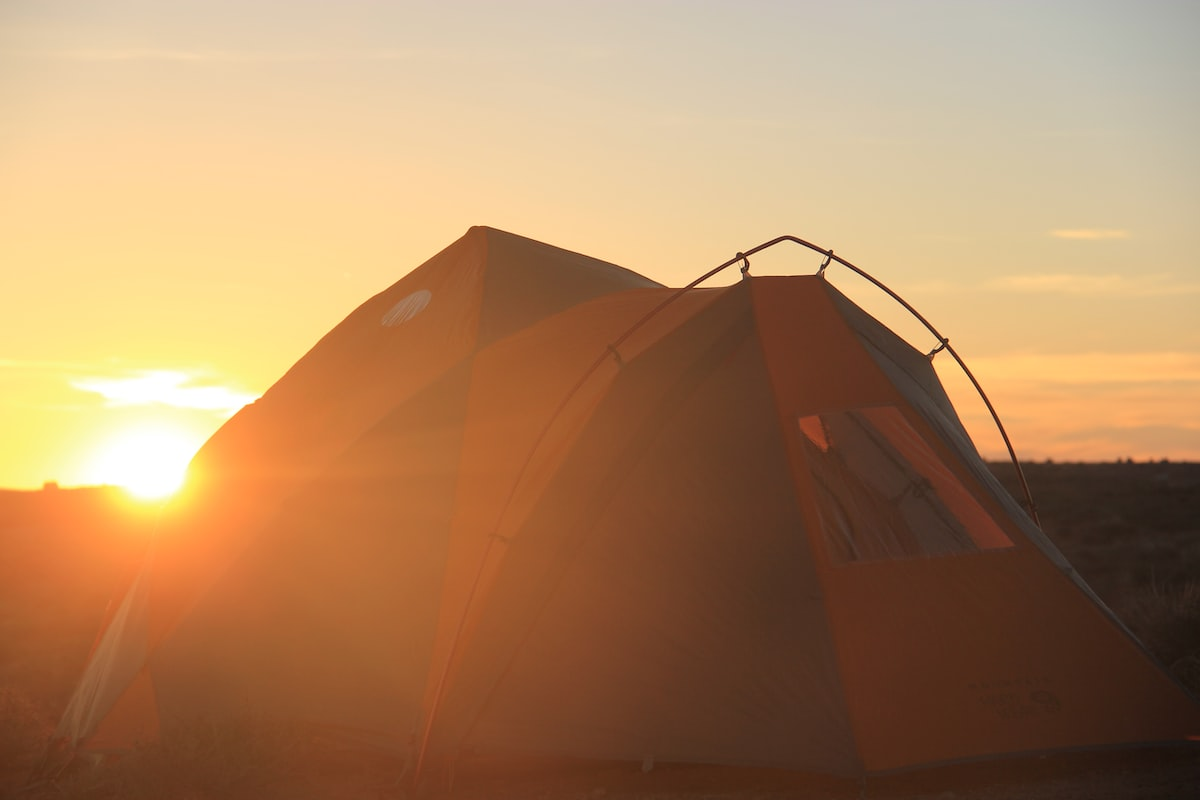
#> input picture Dataset/5.jpg, 1200 x 800 px, found by its file name
$ jupyter execute Edums_final_final.ipynb   (older library calls are emulated)
#> lines starting #> are read from the running program, lines starting #| are printed output that depends on the picture; long printed decimals are rounded
[cell 1]
import cv2
import numpy as np
from scipy import ndimage
from scipy.ndimage import gaussian_filter
from skimage.metrics import structural_similarity as ssim

[cell 2]
#phương pháp bicubic"
nameImg = "5"
img = cv2.imread(f"{nameImg}.jpg")
#> img is the input picture: shape (800, 1200, 3); mean B, G, R 95.6, 133.4, 173.4

# resize bằng bicubic
bicubic = cv2.resize(img, None, fx=2, fy=2, interpolation=cv2.INTER_CUBIC)

img1 = bicubic
cv2.imwrite(f"{nameImg}_bicubic.jpg", img1)
#> Out = True

[cell 3]
# EIAAF
gray = cv2.cvtColor(img1, cv2.COLOR_BGR2GRAY)

# tính gradient
gx = cv2.Sobel(gray, cv2.CV_32F, 1, 0)
gy = cv2.Sobel(gray, cv2.CV_32F, 0, 1)

mag = cv2.magnitude(gx, gy)
dir = cv2.phase(gx, gy)
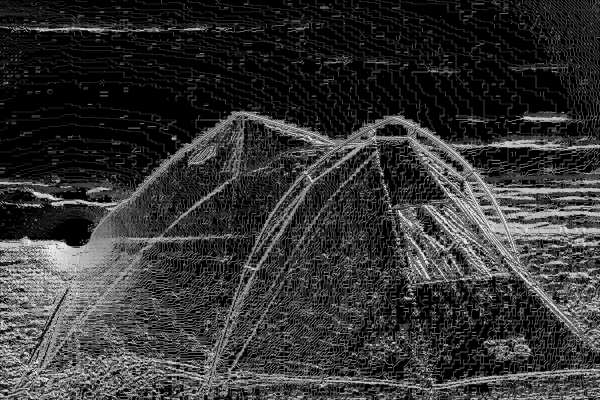
#> dir: shape (1600, 2400) float32 (shown at 1/4 size); min 0, max 6.28, mean 1.29; drawn with min black and max white

# mờ theo hướng cạnh
blur1 = cv2.GaussianBlur(img1, (5, 5), 0.5)
mask = cv2.normalize(mag, None, 0, 1, cv2.NORM_MINMAX)

# trộn
mask = np.stack([mask] * 3, axis=-1)
#> mask: shape (1600, 2400, 3) float32
jaggy_suppressed = img1*(1-mask) + blur1*mask
jaggy_suppressed = jaggy_suppressed.astype(np.uint8)
img2 = jaggy_suppressed
cv2.imwrite(f"{nameImg}_EIAAF.jpg", img2)
#> Out = True

[cell 4]
# EDUMS
def tinh_gradient(anh):
    sobel_x = np.array([[-1, 0, 1],
                        [-2, 0, 2],
                        [-1, 0, 1]])
    sobel_y = np.array([[-1, -2, -1],
                        [ 0,  0,  0],
                        [ 1,  2,  1]])
    gx = ndimage.convolve(anh, sobel_x, mode='reflect')
    gy = ndimage.convolve(anh, sobel_y, mode='reflect')
    do_lon = np.sqrt(gx**2 + gy**2)
    huong = np.arctan2(gy, gx)
    return do_lon, huong, gx, gy

def rgb_to_ycbcr_fullrange(rgb):
    # rgb: float in 0..255
    R = rgb[...,0]; G = rgb[...,1]; B = rgb[...,2]
    Y  =  0.29900 * R + 0.58700 * G + 0.11400 * B
    Cb = 128.0 + (-0.168736 * R - 0.331264 * G + 0.5 * B)
    Cr = 128.0 + (0.5 * R - 0.418688 * G - 0.081312 * B)
    return Y, Cb, Cr

def ycbcr_to_rgb_fullrange(Y, Cb, Cr):
    cb = Cb - 128.0
    cr = Cr - 128.0
    R = Y + 1.40200 * cr
    G = Y - 0.344136 * cb - 0.714136 * cr
    B = Y + 1.77200 * cb
    return np.stack([R, G, B], axis=-1)

def edums_nhanh_ycbcr(anh, alpha=1.5, sigma=2.0, bgr=False, verbose=False):
    """
    Sharpen chỉ trên kênh Y (YCbCr full-range), giữ Cb/Cr nguyên vẹn.
    Trả về ảnh cùng dtype/scale như input. Nếu bgr=True thì input/output là BGR (cv2).
    Nếu verbose=True: in thông tin debug.
    """
    orig_dtype = anh.dtype
    arr = anh.astype(np.float64)

    # detect float 0..1 scaling
    scaled_from_0_1 = False
    if np.issubdtype(orig_dtype, np.floating) and arr.max() <= 1.0 + 1e-12:
        arr = arr * 255.0
        scaled_from_0_1 = True

    has_alpha = (arr.ndim == 3 and arr.shape[2] == 4)
    alpha_chan = None
    if has_alpha:
        alpha_chan = arr[...,3].copy()
        arr = arr[...,:3]

    if verbose:
        print("DEBUG: arr.shape", arr.shape, "dtype", orig_dtype, "scaled_from_0_1", scaled_from_0_1)

    # If grayscale input (HxW)
    if arr.ndim == 2:
        Y = arr
        do_lon, huong, gx, gy = tinh_gradient(Y)
        max_m = np.max(do_lon)
        do_lon_norm = do_lon / (max_m + 1e-10)
        w = np.clip(do_lon_norm, 0.0, 1.0)
        Y_blur = gaussian_filter(Y, sigma=sigma)
        mask = Y - Y_blur
        Y_sharp = np.clip(Y + alpha * mask * w, 0.0, 255.0)
        out = Y_sharp
    else:
        rgb = arr.copy()
        if bgr:
            rgb = rgb[..., ::-1]  # BGR -> RGB for processing

        # Convert to YCbCr (works with 0..255 float)
        Y, Cb, Cr = rgb_to_ycbcr_fullrange(rgb)

        # compute edge weight on Y
        do_lon, huong, gx, gy = tinh_gradient(Y)
        max_m = np.max(do_lon)
        do_lon_norm = do_lon / (max_m + 1e-10)
        w = np.clip(do_lon_norm, 0.0, 1.0)

        Y_blur = gaussian_filter(Y, sigma=sigma)
        mask = Y - Y_blur
        Y_sharp = np.clip(Y + alpha * mask * w, 0.0, 255.0)

        # Reconstruct RGB from sharpened Y and original Cb/Cr
        out_rgb = ycbcr_to_rgb_fullrange(Y_sharp, Cb, Cr)
        # Clip and ensure shape HxWx3
        out_rgb = np.clip(out_rgb, 0.0, 255.0)

        if bgr:
            out_rgb = out_rgb[..., ::-1]

        out = out_rgb

    # reattach alpha channel if present
    if has_alpha:
        alpha_chan_clipped = np.clip(alpha_chan, 0.0, 255.0)
        out = np.concatenate([out, alpha_chan_clipped[..., np.newaxis]], axis=2)

    # cast back to original dtype/scale
    if scaled_from_0_1:
        out = out / 255.0
        out = out.astype(orig_dtype)
    else:
        if np.issubdtype(orig_dtype, np.integer):
            out = np.clip(out, 0, 255).round().astype(orig_dtype)
        else:
            out = out.astype(orig_dtype)

    if verbose:
        print("DEBUG: out.shape", out.shape, "out.dtype", out.dtype,
              "min/max:", out.min(), out.max())
        if out.ndim == 3:
            print("DEBUG: channel means:", [out[...,c].mean() for c in range(out.shape[2])])

    return out

[cell 5]
# in ra ảnh sau khi dùng EDUMS
img3 = edums_nhanh_ycbcr(img2, alpha=1.5, sigma=1.5, bgr=True, verbose=True)
#| DEBUG: arr.shape (1600, 2400, 3) dtype uint8 scaled_from_0_1 False
#> in tinh_gradient, `huong = np.arctan2(gy, gx)`:
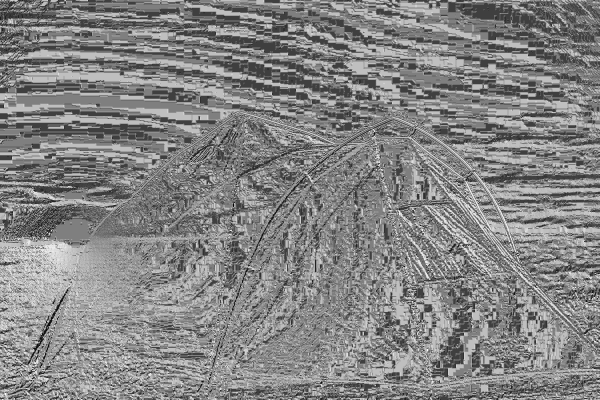
#> huong: shape (1600, 2400) float64 (shown at 1/4 size); min -3.14, max 3.14, mean 0.131; drawn with min black and max white
#> in edums_nhanh_ycbcr, `max_m = np.max(do_lon)`: max_m = 610.4
#> in ycbcr_to_rgb_fullrange, `B = Y + 1.77200 * cb`:
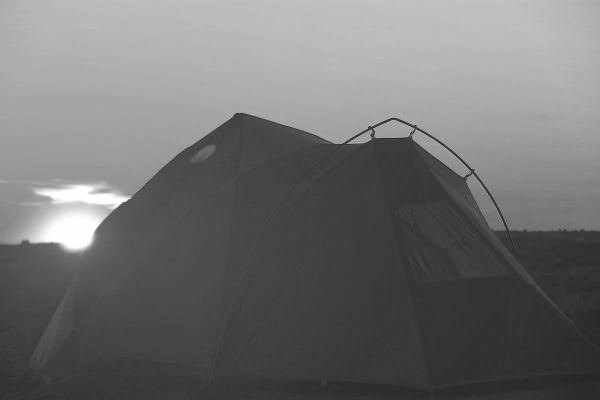
#> B: shape (1600, 2400) float64 (shown at 1/4 size); min -31.56, max 255, mean 95.5; drawn with min black and max white
#> in edums_nhanh_ycbcr, `out_rgb = np.clip(out_rgb, 0.0, 255.0)`:
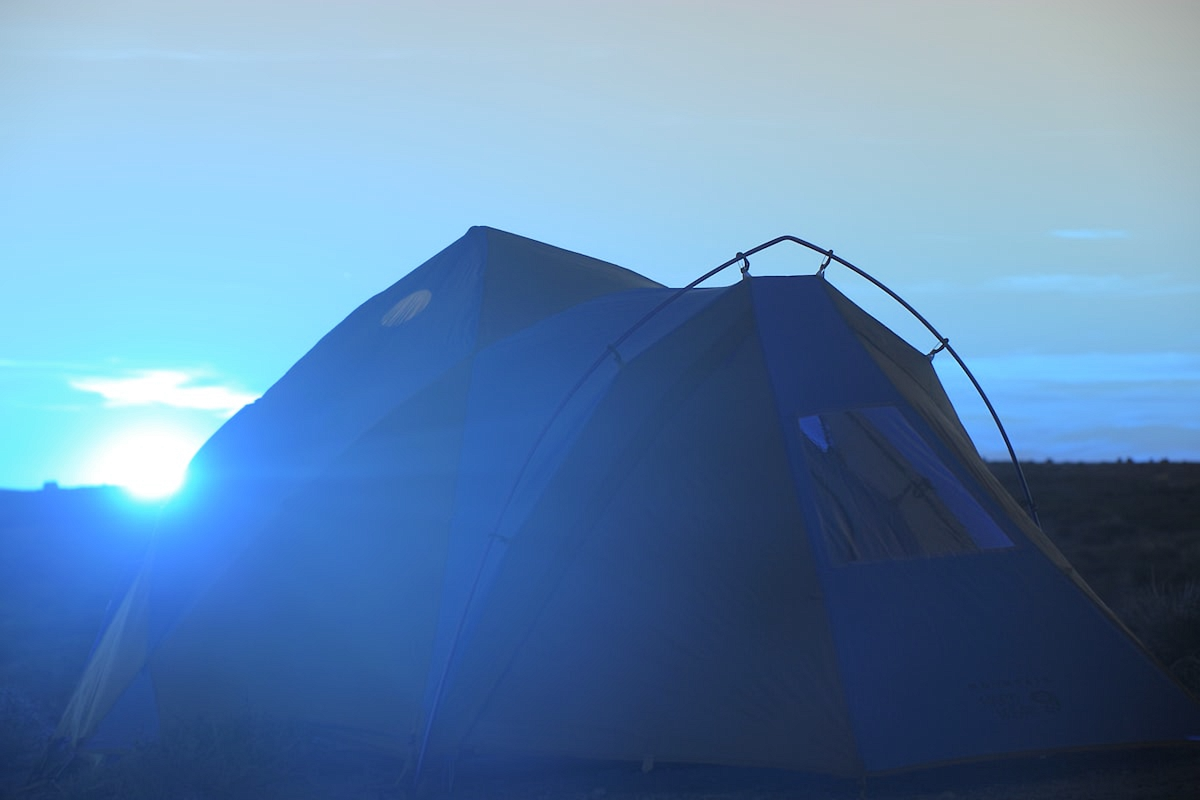
#> out_rgb: shape (1600, 2400, 3) float64 (shown at 1/2 size); mean of channels 0, 1, 2 173.3, 133.3, 95.5; drawn as B, G, R
#| DEBUG: out.shape (1600, 2400, 3) out.dtype uint8 min/max: 0 255
#| DEBUG: channel means: [95.528, 133.349, 173.344]
cv2.imwrite(f'{nameImg}_edums.png', img3)
#> Out = True

[cell 6]
#Khử rung EICL
def phat_hien_canh_sobel(anh_kenh, scale=1.0):
    """
    Phát hiện cạnh bằng Sobel trên một kênh
    """
    sobel_x = np.array([[-1, 0, 1], [-2, 0, 2], [-1, 0, 1]]) * scale
    sobel_y = np.array([[-1, -2, -1], [0, 0, 0], [1, 2, 1]]) * scale

    gx = ndimage.convolve(anh_kenh, sobel_x, mode='reflect')
    gy = ndimage.convolve(anh_kenh, sobel_y, mode='reflect')

    edge_magnitude = np.sqrt(gx**2 + gy**2)
    edge_magnitude = edge_magnitude / (edge_magnitude.max() + 1e-10)

    return edge_magnitude


def tao_ban_do_trong_so(edge_map, nguong=0.1, sigma_expand=2.0):
    """
    Tạo bản đồ trọng số từ edge map
    Vùng gần cạnh có trọng số cao hơn (cần loại bỏ ringing nhiều hơn)
    """
    # Tạo binary edge map
    binary_edges = (edge_map > nguong).astype(float)

    # Mở rộng vùng cạnh bằng Gaussian
    weight_map = gaussian_filter(binary_edges, sigma=sigma_expand)
    weight_map = np.clip(weight_map, 0.0, 1.0)

    return weight_map


def eicl_mot_kenh(kenh, nguong_canh=0.08, sigma_smooth=1.2, alpha=0.5):
    """
    Áp dụng EICL lên một kênh ảnh (Y, hoặc R, G, B)

    Args:
        kenh: Kênh ảnh (0-255)
        nguong_canh: Ngưỡng phát hiện cạnh
        sigma_smooth: Độ mạnh làm mượt
        alpha: Cường độ loại bỏ ringing (0-1)

    Returns:
        Kênh đã xử lý
    """
    # Phát hiện cạnh
    edge_map = phat_hien_canh_sobel(kenh)

    # Tạo bản đồ trọng số
    weight_map = tao_ban_do_trong_so(edge_map, nguong=nguong_canh, sigma_expand=sigma_smooth * 1.5)

    # Làm mượt kênh
    kenh_muot = gaussian_filter(kenh, sigma=sigma_smooth)

    # Trộn: vùng có ringing (gần cạnh) sẽ được làm mượt nhiều hơn
    kenh_eicl = kenh * (1.0 - alpha * weight_map) + kenh_muot * (alpha * weight_map)

    return kenh_eicl, edge_map, weight_map


def eicl_sau_edums(anh_edums, nguong_canh=0.08, sigma_smooth=1.2, alpha=0.5,
                   bgr=False, verbose=False):
    """
    Áp dụng EICL để loại bỏ ringing artifacts sau khi sharpen bằng EDUMS.
    Xử lý trên không gian YCbCr, chỉ làm mượt kênh Y để giữ màu sắc.

    Args:
        anh_edums: Ảnh output từ EDUMS
        nguong_canh: Ngưỡng phát hiện cạnh (0.05-0.15 tốt)
        sigma_smooth: Độ mạnh làm mượt (1.0-2.0 tốt)
        alpha: Cường độ loại bỏ ringing (0.3-0.7 tốt)
        bgr: True nếu input là BGR (OpenCV)
        verbose: In thông tin debug

    Returns:
        Ảnh đã loại bỏ ringing, cùng dtype/scale với input
    """
    orig_dtype = anh_edums.dtype
    arr = anh_edums.astype(np.float64)

    # Kiểm tra scale 0-1
    scaled_from_0_1 = False
    if np.issubdtype(orig_dtype, np.floating) and arr.max() <= 1.0 + 1e-12:
        arr = arr * 255.0
        scaled_from_0_1 = True

    # Xử lý alpha channel
    has_alpha = (arr.ndim == 3 and arr.shape[2] == 4)
    alpha_chan = None
    if has_alpha:
        alpha_chan = arr[..., 3].copy()
        arr = arr[..., :3]

    if verbose:
        print(f"EICL: shape={arr.shape}, dtype={orig_dtype}, scaled_0_1={scaled_from_0_1}")

    # Xử lý ảnh xám
    if arr.ndim == 2:
        Y_eicl, edge_map, weight_map = eicl_mot_kenh(arr, nguong_canh, sigma_smooth, alpha)
        out = np.clip(Y_eicl, 0.0, 255.0)

    # Xử lý ảnh màu
    else:
        rgb = arr.copy()
        if bgr:
            rgb = rgb[..., ::-1]  # BGR -> RGB

        # Chuyển sang YCbCr
        Y, Cb, Cr = rgb_to_ycbcr_fullrange(rgb)

        # Chỉ áp dụng EICL lên kênh Y (giữ nguyên Cb, Cr)
        Y_eicl, edge_map, weight_map = eicl_mot_kenh(Y, nguong_canh, sigma_smooth, alpha)
        Y_eicl = np.clip(Y_eicl, 0.0, 255.0)

        # Chuyển ngược về RGB
        out_rgb = ycbcr_to_rgb_fullrange(Y_eicl, Cb, Cr)
        out_rgb = np.clip(out_rgb, 0.0, 255.0)

        if bgr:
            out_rgb = out_rgb[..., ::-1]  # RGB -> BGR

        out = out_rgb

    # Gắn lại alpha channel
    if has_alpha:
        out = np.concatenate([out, alpha_chan[..., np.newaxis]], axis=2)

    # Chuyển về dtype/scale gốc
    if scaled_from_0_1:
        out = out / 255.0
        out = out.astype(orig_dtype)
    else:
        if np.issubdtype(orig_dtype, np.integer):
            out = np.clip(out, 0, 255).round().astype(orig_dtype)
        else:
            out = out.astype(orig_dtype)

    if verbose:
        print(f"EICL output: shape={out.shape}, dtype={out.dtype}, range=[{out.min():.2f}, {out.max():.2f}]")

    return out

[cell 7]
img4 = eicl_sau_edums(img3, nguong_canh=0.08, sigma_smooth=1.2, alpha=0.5, bgr=True, verbose=True)
#| EICL: shape=(1600, 2400, 3), dtype=uint8, scaled_0_1=False
#| EICL output: shape=(1600, 2400, 3), dtype=uint8, range=[4.00, 255.00]
cv2.imwrite(f'{nameImg}_eicl.png', img4)
#> Out = True

[cell 8]
# [21 lines of commented-out code are left out]

[cell 9]
#Đánh giá thông số (sử dụng cho 2 ảnh khác kích thước)
def compare_images(img1_path, img2_path):
    """So sánh các thông số của 2 ảnh có kích thước khác nhau"""

    # Đọc ảnh
    img1 = img1_path
    img2 = img2_path

    # 1. So sánh kích thước gốc
    print("=== THÔNG SỐ CƠ BẢN ===")
    print(f"Ảnh 1(Ảnh gốc): {img1.shape} (HxWxC)")
    print(f"Ảnh 2(Ảnh sau các bước xử lý): {img2.shape} (HxWxC)")
    print(f"Tỷ lệ kích thước: {img1.shape[0]/img2.shape[0]:.2f}x{img1.shape[1]/img2.shape[1]:.2f}")

    # 2. So sánh số lượng pixel
    pixels1 = img1.shape[0] * img1.shape[1]
    pixels2 = img2.shape[0] * img2.shape[1]
    print(f"\nSố pixel - Ảnh 1: {pixels1:,} | Ảnh 2: {pixels2:,}")

    # 3. So sánh giá trị trung bình màu sắc
    print("\n=== THÔNG SỐ MÀU SẮC ===")
    mean1 = np.mean(img1, axis=(0,1))
    mean2 = np.mean(img2, axis=(0,1))
    print(f"Giá trị TB (BGR) - Ảnh 1: {mean1}")
    print(f"Giá trị TB (BGR) - Ảnh 2: {mean2}")

    # 4. So sánh độ sáng
    brightness1 = np.mean(cv2.cvtColor(img1, cv2.COLOR_BGR2GRAY))
    brightness2 = np.mean(cv2.cvtColor(img2, cv2.COLOR_BGR2GRAY))
    print(f"Độ sáng TB - Ảnh 1: {brightness1:.2f} | Ảnh 2: {brightness2:.2f}")

    # 5. So sánh độ tương phản
    std1 = np.std(cv2.cvtColor(img1, cv2.COLOR_BGR2GRAY))
    std2 = np.std(cv2.cvtColor(img2, cv2.COLOR_BGR2GRAY))
    print(f"Độ tương phản - Ảnh 1: {std1:.2f} | Ảnh 2: {std2:.2f}")

    # 6. So sánh histogram
    print("\n=== SO SÁNH HISTOGRAM ===")
    hist1 = cv2.calcHist([img1], [0,1,2], None, [8,8,8], [0,256,0,256,0,256])
    hist2 = cv2.calcHist([img2], [0,1,2], None, [8,8,8], [0,256,0,256,0,256])
    hist1 = cv2.normalize(hist1, hist1).flatten()
    hist2 = cv2.normalize(hist2, hist2).flatten()
    hist_correlation = cv2.compareHist(hist1, hist2, cv2.HISTCMP_CORREL)
    print(f"Tương quan histogram: {hist_correlation:.4f} (1=giống nhất)")

    # 7. So sánh SSIM (cần resize về cùng kích thước)
    print("\n=== SO SÁNH NỘI DUNG (SSIM) ===")
    # Resize về kích thước nhỏ hơn để so sánh
    h = min(img1.shape[0], img2.shape[0])
    w = min(img1.shape[1], img2.shape[1])
    img1_resized = cv2.resize(img1, (w, h))
    img2_resized = cv2.resize(img2, (w, h))

    # Chuyển sang grayscale
    gray1 = cv2.cvtColor(img1_resized, cv2.COLOR_BGR2GRAY)
    gray2 = cv2.cvtColor(img2_resized, cv2.COLOR_BGR2GRAY)

    ssim_score = ssim(gray1, gray2)
    print(f"SSIM Score: {ssim_score:.4f} (1 = giống hệt)")

    # 8. So sánh MSE (Mean Squared Error)
    mse = np.mean((img1_resized.astype(float) - img2_resized.astype(float)) ** 2)
    print(f"MSE: {mse:.2f} (0 = giống hệt)")

    # 9. Tính PSNR
    if mse > 0:
        psnr = 20 * np.log10(255.0 / np.sqrt(mse))
        print(f"PSNR: {psnr:.2f} dB (>40 = rất giống)")

[cell 10]
# Gọi hàm so sánh thông số
compare_images(img, img4)
#| Ảnh 1(Ảnh gốc): (800, 1200, 3) (HxWxC)
#| Ảnh 2(Ảnh sau các bước xử lý): (1600, 2400, 3) (HxWxC)
#| Tỷ lệ kích thước: 0.50x0.50
#| Số pixel - Ảnh 1: 960,000 | Ảnh 2: 3,840,000
#> in compare_images, `mean1 = np.mean(img1, axis=(0,1))`: mean1 = [95.56, 133.4, 173.4]
#> in compare_images, `mean2 = np.mean(img2, axis=(0,1))`: mean2 = [95.53, 133.4, 173.3]
#| Giá trị TB (BGR) - Ảnh 1: [ 95.559 133.383 173.389]
#| Giá trị TB (BGR) - Ảnh 2: [ 95.530 133.351 173.347]
#> in compare_images, `brightness1 = np.mean(cv2.cvtColor(img1, cv2.COLOR_BGR2GRAY))`: brightness1 = 141
#| Độ sáng TB - Ảnh 1: 141.05 | Ảnh 2: 141.01
#> in compare_images, `std1 = np.std(cv2.cvtColor(img1, cv2.COLOR_BGR2GRAY))`: std1 = 68.58
#> in compare_images, `std2 = np.std(cv2.cvtColor(img2, cv2.COLOR_BGR2GRAY))`: std2 = 68.6
#| Độ tương phản - Ảnh 1: 68.58 | Ảnh 2: 68.60
#> in compare_images, `hist1 = cv2.normalize(hist1, hist1).flatten()`: hist1 = 512 values, max 0.483 at index 375, min 0 at index 4, mean 0.00748
#> in compare_images, `hist2 = cv2.normalize(hist2, hist2).flatten()`: hist2 = 512 values, max 0.483 at index 375, min 0 at index 4, mean 0.00747
#> in compare_images, `hist_correlation = cv2.compareHist(hist1, hist2, cv2.HISTCMP_CORREL)`: hist_correlation = 1
#| Tương quan histogram: 1.0000 (1=giống nhất)
#| SSIM Score: 0.9997 (1 = giống hệt)
#> in compare_images, `mse = np.mean((img1_resized.astype(float) - img2_resized.astype(float)..`: mse = 0.212
#| MSE: 0.21 (0 = giống hệt)
#> in compare_images, `psnr = 20 * np.log10(255.0 / np.sqrt(mse))`: psnr = 54.86
#| PSNR: 54.86 dB (>40 = rất giống)
